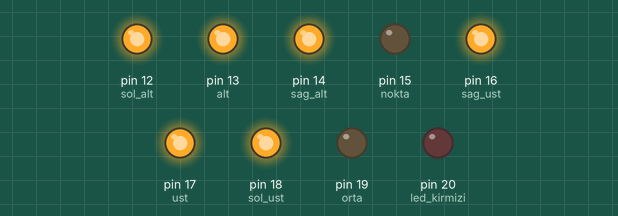
Recording of a program running on a simulated MicroPython board. Shown: output pins drawn as LEDs (lit = HIGH).

Above: at 0.7 s.
At 3.7 s:
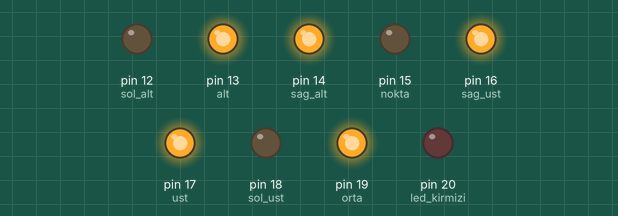
At 5.7 s:
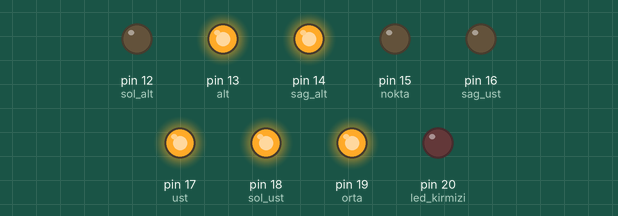
At 7.7 s:
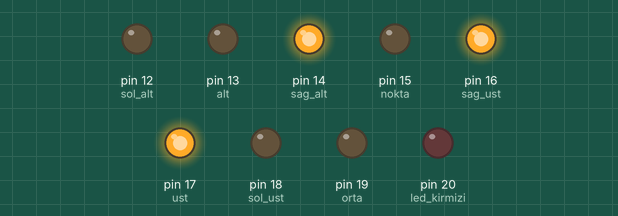
At 10.7 s:
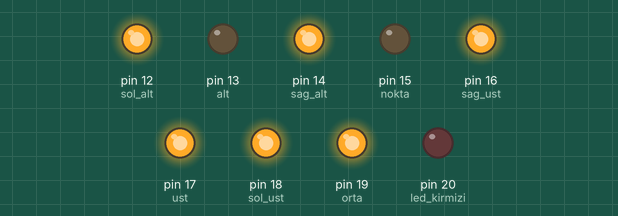
At 13.9 s:
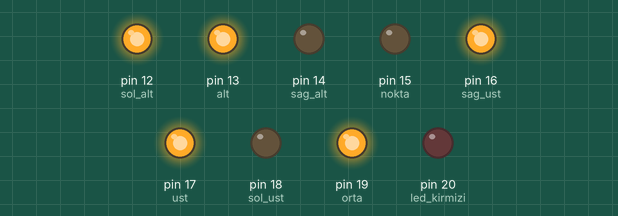
Timing chart, 0 to 14.6 s (numbered marks = the images above):
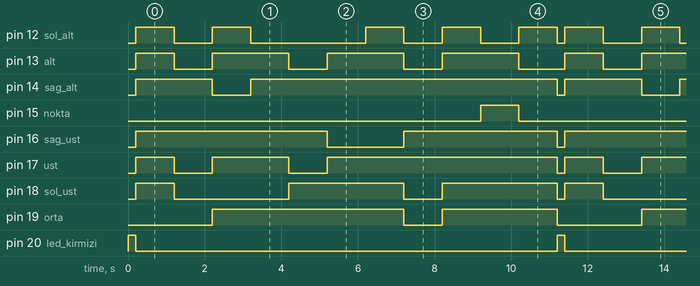

Measured:
- by itself, pin 12 (sol_alt): repeats every 11.2 s: LOW 1.0 s, HIGH 1.0 s, LOW 3.0 s, 2 × (HIGH 1.0 s, LOW 1.0 s), HIGH 1.0 s, LOW 0.20 s, HIGH 1.0 s
- by itself, pin 13 (alt): repeats every 11.2 s: 3 × (LOW 1.0 s, HIGH 2.0 s), LOW 1.2 s, HIGH 1.0 s
- by itself, pin 14 (sag_alt): repeats every 11.2 s: LOW 1.0 s, HIGH 8.0 s, LOW 0.20 s, HIGH 2.0 s
- by itself, pin 15 (nokta): alternates HIGH for 1.0 s and LOW for 10.2 s
- by itself, pin 16 (sag_ust): repeats every 11.2 s: LOW 2.0 s, HIGH 4.0 s, LOW 0.20 s, HIGH 5.0 s
- by itself, pin 17 (ust): repeats every 11.2 s: LOW 1.0 s, HIGH 2.0 s, LOW 1.0 s, HIGH 6.0 s, LOW 0.20 s, HIGH 1.0 s
- by itself, pin 18 (sol_ust): repeats every 11.2 s: LOW 3.0 s, HIGH 3.0 s, LOW 1.0 s, HIGH 3.0 s, LOW 0.20 s, HIGH 1.0 s
- by itself, pin 19 (orta): repeats every 11.2 s: LOW 1.0 s, HIGH 3.0 s, LOW 2.2 s, HIGH 5.0 s

The program:

7segment_embedded.py
```python
from machine import Pin
from time import sleep
led_kirmizi = Pin(20,Pin.OUT)
#############################
sag_ust=Pin(16,Pin.OUT)#orta
ust=Pin(17,Pin.OUT)#sol ust
sol_ust=Pin(18,Pin.OUT)#ust
orta=Pin(19,Pin.OUT)#sag ust
alt=Pin(13,Pin.OUT)#alt
sag_alt=Pin(14,Pin.OUT)#alt
nokta=Pin(15,Pin.OUT)#sol alt
sol_alt=Pin(12,Pin.OUT)#nokta
def sıfır():
    sag_ust.value(1)
    ust.value(1)
    sol_ust.value(1)
    alt.value(1)
    sag_alt.value(1)
    sol_alt.value(1)
def bir():
    sag_alt.value(1)
    sag_ust.value(1)
def iki():
    ust.value(1)
    orta.value(1)
    sag_ust.value(1)
    sol_alt.value(1)
    alt.value(1)
def uc():
    orta.value(1)
    sag_ust.value(1)
    sag_alt.value(1)
    ust.value(1)
    alt.value(1)
def dort():
    sag_ust.value(1)
    sol_ust.value(1)
    sag_alt.value(1)
    orta.value(1)
def bes():
    ust.value(1)
    sol_ust.value(1)
    orta.value(1)
    alt.value(1)
    sag_alt.value(1)
def altı():
    ust.value(1)
    sol_ust.value(1)
    orta.value(1)
    alt.value(1)
    sag_alt.value(1)
    sol_alt.value(1)
def yedi():
    ust.value(1)
    sag_alt.value(1)
    sag_ust.value(1)
def sekiz():
    sag_ust.value(1)
    ust.value(1)
    sol_ust.value(1)
    orta.value(1)
    alt.value(1)
    sag_alt.value(1)
    sol_alt.value(1)
def dokuz():
    sag_ust.value(1)
    ust.value(1)
    sol_ust.value(1)
    orta.value(1)
    alt.value(1)
    sag_alt.value(1)
    nokta.value(1)
def clear():
    orta.value(0)
    sol_ust.value(0)
    ust.value(0)
    sag_ust.value(0)
    sag_alt.value(0)
    alt.value(0)
    sol_alt.value(0)
    nokta.value(0)
def A():
    ust.value(1)
    orta.value(1)
    sag_ust.value(1)
    sol_ust.value(1)
    sol_alt.value(1)
    sag_alt.value(1)
    sleep(1)
    clear()
while True:
  clear()
  led_kirmizi.value(1)
  sleep(0.2)
  led_kirmizi.value(0)
  sıfır()
  sleep(1)
  clear()
  ###
  bir()
  sleep(1)
  clear()
  ###
  iki()
  sleep(1)
  clear()
  ###
  uc()
  sleep(1)
  clear()
  ###
  dort()
  sleep(1)
  clear()
  ###
  bes()
  sleep(1)
  clear()
  ###
  altı()
  sleep(1)
  clear()
  ###
  yedi()
  sleep(1)
  clear()
  ###
  sekiz()
  sleep(1)
  clear()
  ###
  dokuz()
  sleep(1)
  clear()
  A()
  ###
```
